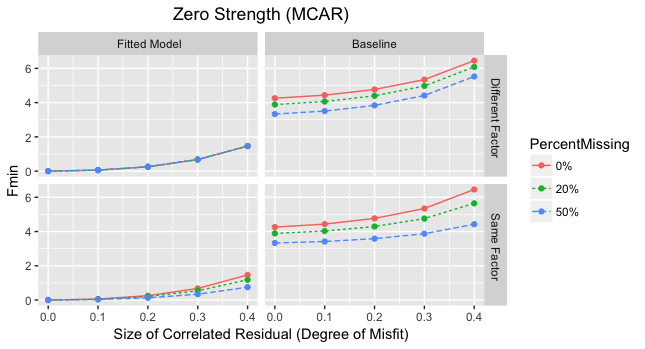

The R source for this figure:
library(ggplot2)
library(gridExtra)
library(reshape2)
source("results.R")


#Four variables missing
df0 <- fitNoMissingShort_CR2_1[[2]][1:5,1:2]
df20 <- fitMCAR_Short_CR2_1[[13]][1:5,1:2]
df50 <- fitMCAR_Short_CR2_1[[14]][1:5,1:2]



sv0 <- fitNoMissingShort_CR2_3[[2]][1:5,1:2]
sv20 <- fitMCAR_Short_CR2_3[[13]][1:5,1:2]
sv50 <- fitMCAR_Short_CR2_3[[14]][1:5,1:2]


perMiss <-rep( rep(c("0%", "20%", "50%"),each=5), 2)
placeMiss <- rep(c(" Different Factor", " Same Factor"), each=15)
ResidualSize <- rep(c(0, 0.1, 0.2, 0.3, 0.4), 6)


data2 <- rbind(df0,df20 ,df50,  sv0, sv20, sv50)
data2 <- as.data.frame(data2, row.names = 1:nrow(data2))

data2$PercentMissing<- perMiss 
data2$placeMiss<- placeMiss
data2$ResidualSize<- ResidualSize
data2 <- melt(data2, measure.var=1:2)
data2$Fmin <- data2$value
data2$ModelHB <- rep(c(" Fitted Model", "Baseline"), each=nrow(data2)/2)


#combine 
datafinal <-data2




ggplot(datafinal, aes(x=ResidualSize, y=Fmin)) + geom_line(aes(linetype=PercentMissing, color=PercentMissing)) + 
  geom_point(aes(color=PercentMissing))+facet_grid(placeMiss~ModelHB)+
  xlab("Size of Correlated Residual (Degree of Misfit)")+
  ggtitle("Zero Strength (MCAR)")+  theme(plot.title = element_text(hjust = 0.5))
